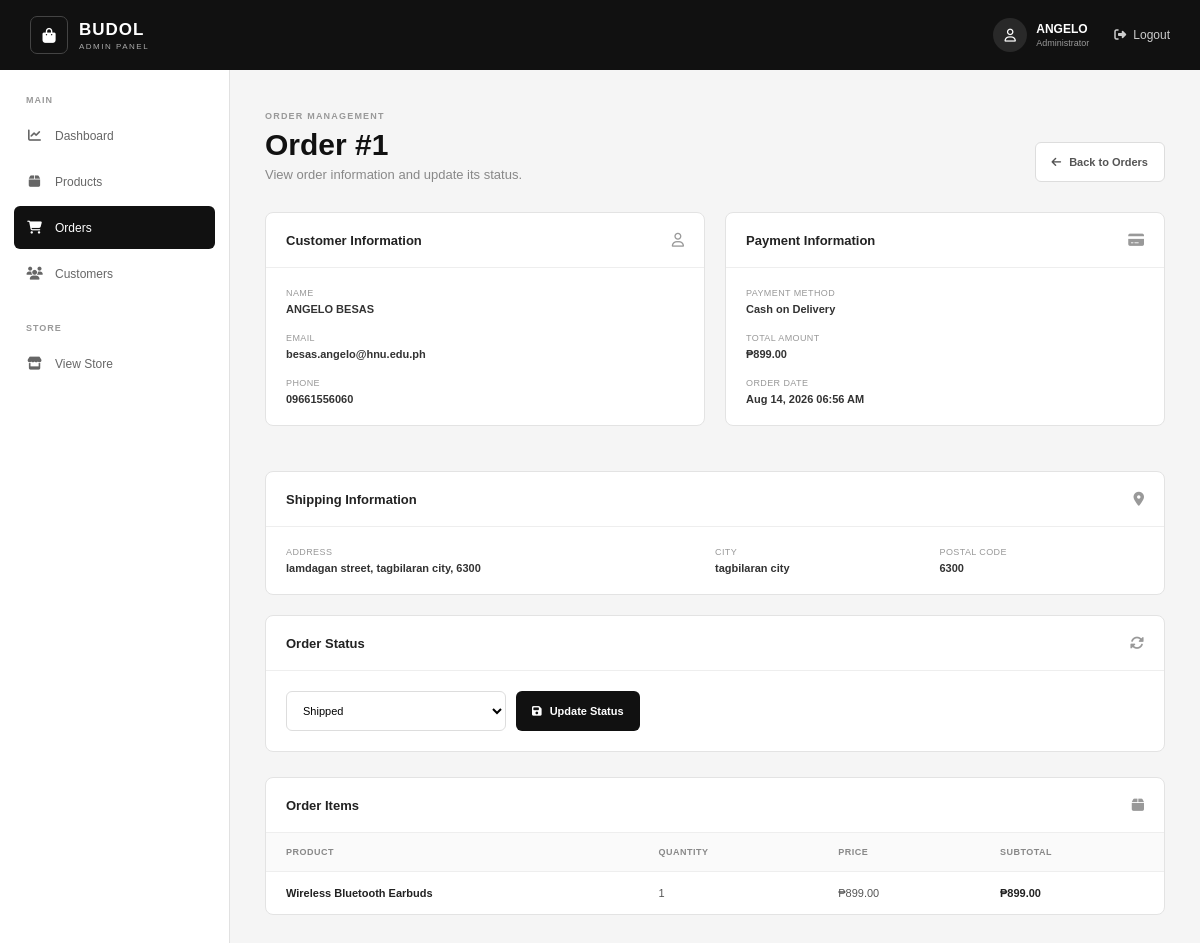
/BUDOL/admin/order.php?id=1 (signed in), run on the app's committed database.
### tables this page shows
CREATE TABLE `orders` (
  `id` int(11) NOT NULL,
  `user_id` int(11) NOT NULL,
  `total_amount` decimal(10,2) NOT NULL,
  `status` enum('Pending','Processing','Shipped','Delivered','Cancelled') DEFAULT 'Pending',
  `shipping_address` text NOT NULL,
  `created_at` timestamp NOT NULL DEFAULT current_timestamp(),
  `full_name` varchar(150) NOT NULL DEFAULT '',
  `phone` varchar(30) NOT NULL DEFAULT '',
  `address` text NOT NULL,
  `city` varchar(100) NOT NULL DEFAULT '',
  `postal_code` varchar(20) NOT NULL DEFAULT '',
  `payment_method` varchar(50) NOT NULL DEFAULT 'Cash on Delivery'
);

CREATE TABLE `users` (
  `id` int(11) NOT NULL,
  `first_name` varchar(100) NOT NULL,
  `last_name` varchar(100) NOT NULL,
  `username` varchar(100) NOT NULL,
  `email` varchar(150) NOT NULL,
  `password` varchar(255) NOT NULL,
  `role` enum('customer','admin') DEFAULT 'customer',
  `created_at` timestamp NOT NULL DEFAULT current_timestamp()
);

CREATE TABLE `order_items` (
  `id` int(11) NOT NULL,
  `order_id` int(11) NOT NULL,
  `product_id` int(11) NOT NULL,
  `quantity` int(11) NOT NULL,
  `price` decimal(10,2) NOT NULL
);

CREATE TABLE `products` (
  `id` int(11) NOT NULL,
  `category_id` int(11) NOT NULL,
  `name` varchar(150) NOT NULL,
  `description` text DEFAULT NULL,
  `price` decimal(10,2) NOT NULL,
  `stock` int(11) DEFAULT 0,
  `image` varchar(255) DEFAULT NULL,
  `created_at` timestamp NOT NULL DEFAULT current_timestamp()
);

### BUDOL/admin/order.php (the view, shortened to what this page needs)
<?php
require_once "../backend/config.php";
$order_id = (int) ($_GET["id"] ?? 0);
$sql = "
    SELECT
        orders.*,
        users.email
    FROM orders
    LEFT JOIN users
        ON orders.user_id = users.id
    WHERE orders.id = ?
    LIMIT 1
";
$stmt = mysqli_prepare(
    $conn,
    $sql
);
mysqli_stmt_bind_param(
    $stmt,
    "i",
    $order_id
);
mysqli_stmt_execute($stmt);
$result =
    mysqli_stmt_get_result($stmt);
$order =
    mysqli_fetch_assoc($result);
$items = false;
$sql = "
    SELECT
        order_items.*,
        products.name AS product_name,
        products.image AS product_image
    FROM order_items
    LEFT JOIN products
        ON order_items.product_id = products.id
    WHERE order_items.order_id = ?
    ORDER BY order_items.id ASC
";
$stmt = mysqli_prepare(
    $conn,
    $sql
);
if ($stmt) {
    mysqli_stmt_bind_param(
        $stmt,
        "i",
        $order_id
    );
    mysqli_stmt_execute($stmt);
    $items =
        mysqli_stmt_get_result($stmt);
}
?>
<!DOCTYPE html>
<html lang="en">
<head>
    <link
        rel="stylesheet"
        href="https://cdnjs.cloudflare.com/ajax/libs/font-awesome/6.5.2/css/all.min.css"
    >
    <link
        rel="stylesheet"
        href="../assets/css/admin.css"
    >
</head>
<body>
<header class="admin-header">
    <div class="admin-header-container">
        <a
            href="index.php"
            class="admin-brand"
        >
            <div class="admin-brand-icon">
                <i class="fa-solid fa-bag-shopping"></i>
            </div>
            <div>
                <strong>
                    BUDOL
                </strong>
                <span>
                    ADMIN PANEL
                </span>
            </div>
        </a>
        <div class="admin-header-right">
            <div class="admin-user">
                <div class="admin-user-icon">
                    <i class="fa-regular fa-user"></i>
                </div>
                <div>
                    <strong>
                        <?php
                        echo htmlspecialchars(
                            $_SESSION["first_name"]
                        );
                        ?>
                    </strong>
                    <span>
                        Administrator
                    </span>
                </div>
            </div>
            <a
                href="logout.php"
                class="admin-logout"
            >
                <i class="fa-solid fa-right-from-bracket"></i>
                Logout
            </a>
        </div>
    </div>
</header>
<div class="admin-layout">
    <aside class="admin-sidebar">
        <div class="admin-sidebar-section">
            <span>
                MAIN
            </span>
            <a
                href="index.php"
                class="admin-nav"
            >
                <i class="fa-solid fa-chart-line"></i>
                <span>
                    Dashboard
                </span>
            </a>
            <a
                href="products.php"
                class="admin-nav"
            >
                <i class="fa-solid fa-box"></i>
                <span>
                    Products
                </span>
            </a>
            <a
                href="orders.php"
                class="admin-nav active"
            >
                <i class="fa-solid fa-cart-shopping"></i>
                <span>
                    Orders
                </span>
            </a>
            <a
                href="users.php"
                class="admin-nav"
            >
                <i class="fa-solid fa-users"></i>
                <span>
                    Customers
                </span>
            </a>
        </div>
        <div class="admin-sidebar-section">
            <span>
                STORE
            </span>
            <a
                href="../index.php"
                class="admin-nav"
                target="_blank"
            >
                <i class="fa-solid fa-store"></i>
                <span>
                    View Store
                </span>
            </a>
        </div>
    </aside>
    <main class="admin-content">
        <div class="admin-page-header">
            <div>
                <span>
                    ORDER MANAGEMENT
                </span>
                <h1>
                    Order #<?php echo $order_id; ?>
                </h1>
                <p>
                    View order information and update its status.
                </p>
            </div>
            <a
                href="orders.php"
                class="admin-secondary-button"
            >
                <i class="fa-solid fa-arrow-left"></i>
                Back to Orders
            </a>
        </div>
        <div class="admin-order-grid">
            <section class="admin-panel">
                <div class="admin-panel-header">
                    <h2>
                        Customer Information
                    </h2>
                    <i class="fa-regular fa-user"></i>
                </div>
                <div class="admin-order-information">
                    <div>
                        <span>
                            Name
                        </span>
                        <strong>
                            <?php
                            echo htmlspecialchars(
                                $order["full_name"]
                            );
                            ?>
                        </strong>
                    </div>
                    <div>
                        <span>
                            Email
                        </span>
                        <strong>
                            <?php
                            echo htmlspecialchars(
                                $order["email"] ?? "N/A"
                            );
                            ?>
                        </strong>
                    </div>
                    <div>
                        <span>
                            Phone
                        </span>
                        <strong>
                            <?php
                            echo htmlspecialchars(
                                $order["phone"]
                            );
                            ?>
                        </strong>
                    </div>
                </div>
            </section>
            <section class="admin-panel">
                <div class="admin-panel-header">
                    <h2>
                        Payment Information
                    </h2>
                    <i class="fa-solid fa-credit-card"></i>
                </div>
                <div class="admin-order-information">
                    <div>
                        <span>
                            Payment Method
                        </span>
                        <strong>
                            <?php
                            echo htmlspecialchars(
                                $order["payment_method"]
                            );
                            ?>
                        </strong>
                    </div>
                    <div>
                        <span>
                            Total Amount
                        </span>
                        <strong>
                            ₱<?php
                            echo number_format(
                                (float)
                                $order["total_amount"],
                                2
                            );
                            ?>
                        </strong>
                    </div>
                    <div>
                        <span>
                            Order Date
                        </span>
                        <strong>
                            <?php
                            echo date(
                                "M d, Y h:i A",
                                strtotime(
                                    $order["created_at"]
                                )
                            );
                            ?>
                        </strong>
                    </div>
                </div>
            </section>
        </div>
        <section class="admin-panel admin-shipping-panel">
            <div class="admin-panel-header">
                <h2>
                    Shipping Information
                </h2>
                <i class="fa-solid fa-location-dot"></i>
            </div>
            <div class="admin-shipping-information">
                <div>
                    <span>
                        Address
                    </span>
                    <strong>
                        <?php
                        echo nl2br(
                            htmlspecialchars(
                                $order["shipping_address"]
                            )
                        );
                        ?>
                    </strong>
                </div>
                <div>
                    <span>
                        City
                    </span>
                    <strong>
                        <?php
                        echo htmlspecialchars(
                            $order["city"]
                        );
                        ?>
                    </strong>
                </div>
                <div>
                    <span>
                        Postal Code
                    </span>
                    <strong>
                        <?php
                        echo htmlspecialchars(
                            $order["postal_code"]
                        );
                        ?>
                    </strong>
                </div>
            </div>
        </section>
        <section class="admin-panel">
            <div class="admin-panel-header">
                <h2>
                    Order Status
                </h2>
                <i class="fa-solid fa-rotate"></i>
            </div>
            <form
                action="../backend/admin_update_order.php"
                method="POST"
                class="admin-status-form"
            >
                <select
                    name="status"
                    required
                >
                    <option
                        value="Shipped"
                        <?php
                        echo $order["status"] === "Shipped"
                            ? "selected"
                            : "";
                        ?>
                    >
                        Shipped
                    </option>
                </select>
                <button
                    type="submit"
                    class="admin-primary-button"
                >
                    <i class="fa-solid fa-floppy-disk"></i>
                    Update Status
                </button>
            </form>
        </section>
        <section class="admin-panel">
            <div class="admin-panel-header">
                <h2>
                    Order Items
                </h2>
                <i class="fa-solid fa-box"></i>
            </div>
            <div class="admin-table-wrapper">
                <table class="admin-table">
                    <thead>
                        <tr>
                            <th>
                                Product
                            </th>
                            <th>
                                Quantity
                            </th>
                            <th>
                                Price
                            </th>
                            <th>
                                Subtotal
                            </th>
                        </tr>
                    </thead>
                    <tbody>
                    <?php if (
                        $items &&
                        mysqli_num_rows($items) > 0
                    ): ?>
                        <?php while (
                            $item =
                            mysqli_fetch_assoc($items)
                        ): ?>
                            <tr>
                                <td>
                                    <strong>
                                        <?php
                                        echo htmlspecialchars(
                                            $item["product_name"]
                                            ?? "Product"
                                        );
                                        ?>
                                    </strong>
                                </td>
                                <td>
                                    <?php
                                    echo (int)
                                        ($item["quantity"] ?? 0);
                                    ?>
                                </td>
                                <td>
                                    ₱<?php
                                    echo number_format(
                                        (float)
                                        ($item["price"] ?? 0),
                                        2
                                    );
                                    ?>
                                </td>
                                <td>
                                    <strong>
                                        ₱<?php
                                        echo number_format(
                                            (float)
                                            (
                                                $item["price"]
                                                *
                                                $item["quantity"]
                                            ),
                                            2
                                        );
                                        ?>
                                    </strong>
                                </td>
                            </tr>
                        <?php endwhile; ?>
                    <?php endif; ?>
                    </tbody>
                </table>
            </div>
        </section>
    </main>
</div>
</body>
</html>

### data on the page
orders: full_name "ANGELO BESAS", user.email "besas.angelo@hnu.edu.ph", phone "09661556060", payment_method "Cash on Delivery", total_amount "899.00", created_at "Aug 14, 2026 06:56 AM", shipping_address "lamdagan street, tagbilaran city, 6300", city "tagbilaran city", postal_code "6300", status "Shipped"
order_items: product.name "Wireless Bluetooth Earbuds", quantity "1", price "899.00"

### other printed values
$_SESSION["first_name"] "ANGELO"
$order_id "1"
